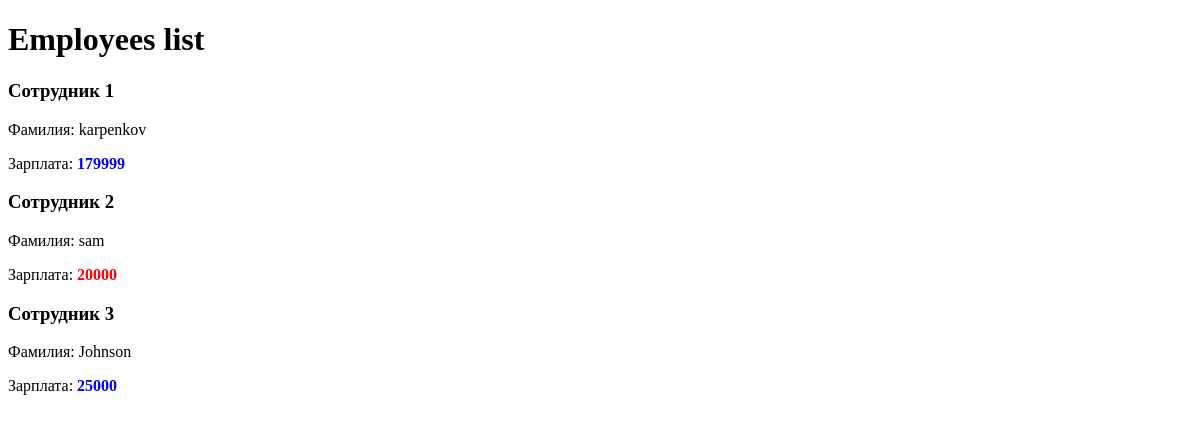
/, run on an earlier commit of the app's database.
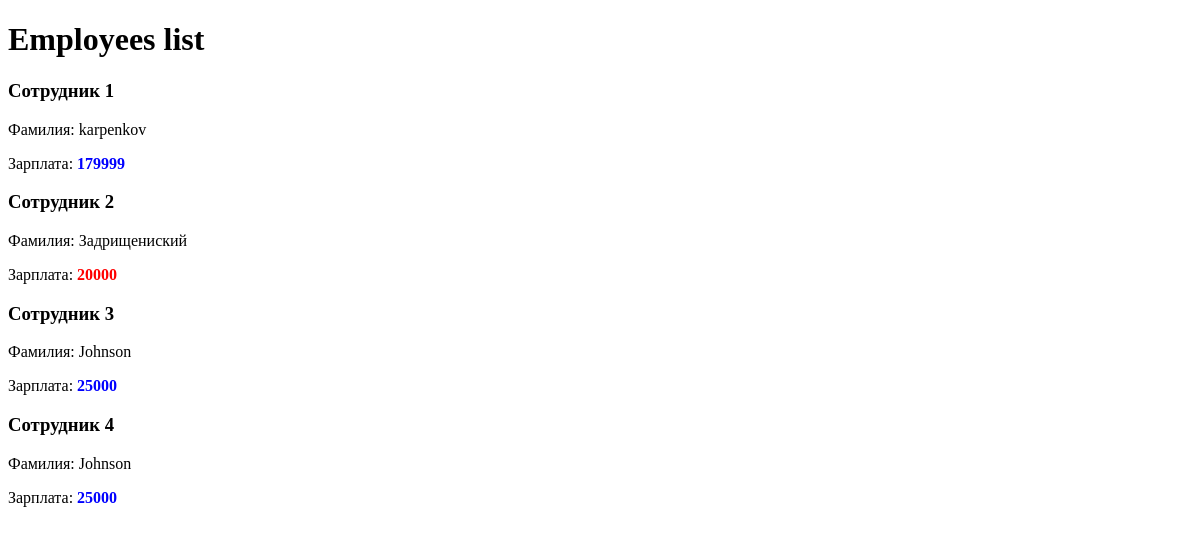
And on a later commit of the database.
### myApp1/models.py (models this page shows, shortened)
class Worker(models.Model):
    first_name = models.CharField(max_length=30, blank=False)
    last_name = models.CharField(max_length=30, blank=False)
    position = models.CharField(max_length=50)
    salary = models.IntegerField(default=0)
    hire_date = models.DateField()
    department = models.ForeignKey(Department, on_delete=models.SET_NULL, null=True, related_name='workers')

### myApp1/views.py (the view)
# urls.py: path('', index_page),
def index_page(request):
    all_workers = Worker.objects.all()
    dictionary = {'data': all_workers}
    return render(request, 'index.html', context=dictionary)
    workers_filtered = Worker.objects.filter(salary=20000)
    low_salary_workers = Worker.objects.filter(salary__lt=19000)
    high_salary_workers = Worker.objects.filter(salary__gt=30000)
    mid_salary_workers = Worker.objects.filter(salary__gte=20000)
    return render(request, 'index.html')

### templates/index.html (shortened to what this page needs)
<!DOCTYPE html>
<html lang="en">
  <head>
  </head>
  <body>
    <h1>Employees list</h1>
    {% for item in data %}
    <h3>Сотрудник {{forloop.counter}}</h3>
    <p>Фамилия: {{ item.last_name }}</p>
    Зарплата: {% if item.salary > 20000 %}
    <b style="color: blue"> {{item.salary}} </b>
    {% else %}
    <b style="color: red"> {{item.salary}} </b>
    {%endif %} {%endfor %}
  </body>
</html>

What changed in the data, as far as the page shows it:
changed Worker: last_name "sam" → "Задрищениский"
added Worker: last_name "Johnson", salary "25000"
